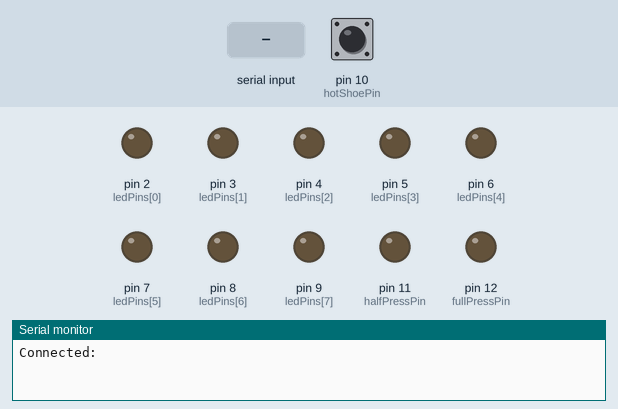
This sketch was run on a simulated Arduino Uno, built with avr-gcc and run on an emulated ATmega328P. On the bench: output pins drawn as LEDs (lit = HIGH), the last lines printed to the serial monitor. Inputs (shaded band) come from the test bench; at power-on: pin 10 (hotShoePin) HIGH.

Above: at 1.2 s.
1.3 s: "1" received over Serial
At 2.2 s:
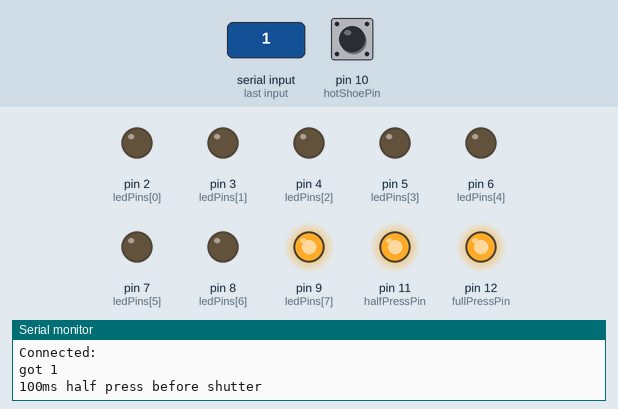
At 3.5 s:
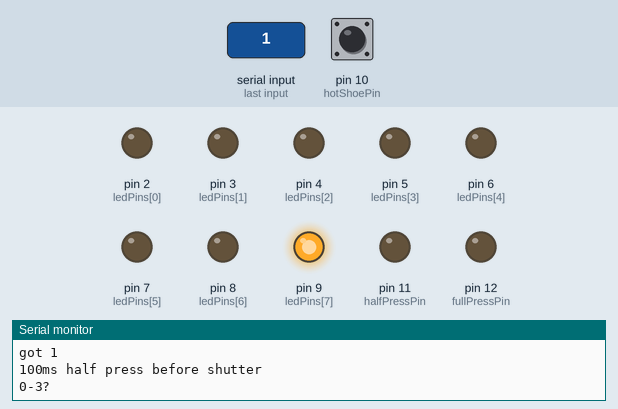
3.9 s: "3" received over Serial
At 4.8 s:
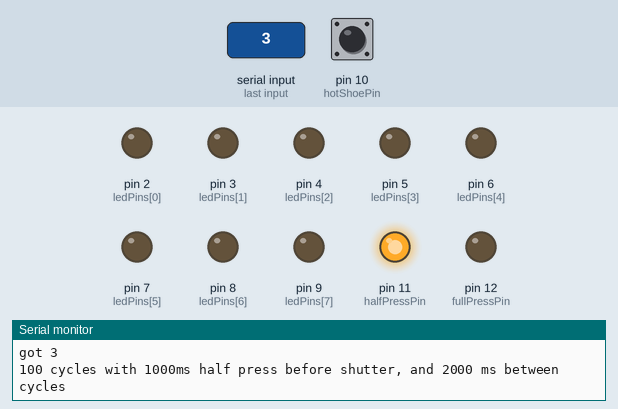
6.9 s: pin 10 (hotShoePin) pulled LOW for 3.2 s
13.1 s: pin 10 (hotShoePin) pulled LOW for 0.15 s
Timing chart, 0 to 17.1 s (numbered marks = the images above; inputs shaded):
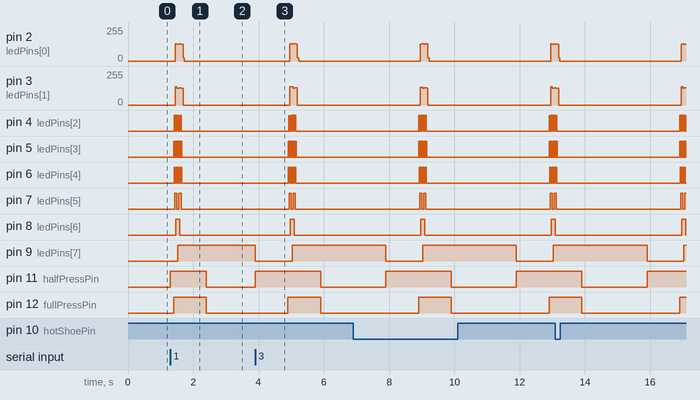

The sketch:

remote_camera_shutter.ino
```cpp
// (licence header left out)
const int halfPressPin = 11;
const int fullPressPin = 12;

const int numLeds = 8;
const unsigned char ledPins[] = {2, 3, 4, 5,  6, 7, 8, 9};

const int hotShoePin = 10;

unsigned int binaryToGray(unsigned int num)
{
    return num ^ (num >> 1);
}

void setup()
{
  pinMode(hotShoePin, INPUT);
  digitalWrite(hotShoePin, HIGH);

  digitalWrite(halfPressPin, LOW);
  digitalWrite(fullPressPin, LOW);
  pinMode(halfPressPin, OUTPUT);
  pinMode(fullPressPin, OUTPUT);

  for (int n = 0; n < numLeds; n++)
  {
    digitalWrite(ledPins[n], LOW);
    pinMode(ledPins[n], OUTPUT);
  }

  Serial.begin(115200);
  while (!Serial)
  {
    ; // wait for serial port to connect. Only needed for native USB port.
  }
  Serial.println("Connected:");
}

static short lastFlashDelay = -1;

void runTestCycle(int halfpress_ms)
{
  lastFlashDelay = -1;
  for (int n = 0; n < numLeds; n++)
  {
    digitalWrite(ledPins[n], LOW);
  }

  unsigned long previousMillis = millis();
  while (previousMillis == millis()) { /* just wait for ms transition */ };
  unsigned long startMillis = millis();

  digitalWrite(halfPressPin, HIGH);

  // Essentially: delay(halfpress_ms);
  while (millis() - startMillis < halfpress_ms) { /* just wait */ };

  digitalWrite(fullPressPin, HIGH);

  startMillis = millis();
  do {
    unsigned short currentDelay = millis() - startMillis;
    unsigned short grayCoded = binaryToGray(min(currentDelay, 255));

    // Set gray coded leds
    for (int n = 0; n < numLeds; n++)
    {
      digitalWrite(ledPins[n], (grayCoded & 1) ? HIGH : LOW);
      grayCoded = grayCoded >> 1;
    }

    if (digitalRead(hotShoePin) ==  LOW && lastFlashDelay == -1)
    {
      lastFlashDelay = currentDelay;
    }

  } while (millis() - startMillis < 1000);

  digitalWrite(halfPressPin, LOW);
  digitalWrite(fullPressPin, LOW);
}

void loop() {
  // put your main code here, to run repeatedly:
  if (Serial.available()) {
    char b = Serial.read();
    Serial.write("got ");
    Serial.println(b);

    if (b == '0')
    {
      Serial.println("immediate full shutter");
      runTestCycle(0);
    }
    else if (b == '1')
    {
      Serial.println("100ms half press before shutter");
      runTestCycle(100);
    }
    else if (b == '2')
    {
      Serial.println("1000ms half press before shutter");
      runTestCycle(1000);
    }
    else if (b == '3')
    {
      Serial.println("100 cycles with 1000ms half press before shutter, and 2000 ms between cycles");
      for (int n = 0; n < 100; n++)
      {
        runTestCycle(1000);
        Serial.print("cycle ");
        Serial.print(n + 1);
        Serial.print(" of 100 :");
        if (lastFlashDelay == -1)
        {
          Serial.println(" camera did not use external flash");
        }
        else
        {
          Serial.print(" flash occured after ");
          Serial.print(lastFlashDelay);
          Serial.println(" ms");
        }
        delay(2000);
      }
    }
    else
    {
      Serial.println("Unknown command");
    }
    Serial.println("0-3?");
  }
}
```

Measured:
- after the input at 1.3 s, pin 2 (ledPins[0]), pin 3 (ledPins[1]): 0/255 → 124/255 after 0.15 s, → 0/255 0.24 s later
- after the input at 3.9 s, pin 2 (ledPins[0]): 0/255 → 131/255 after 1.1 s, → 0/255 0.20 s later; pin 3 (ledPins[1]): 0/255 → 136/255 after 1.1 s, → 130/255 0.12 s later, → 0/255 0.12 s later
